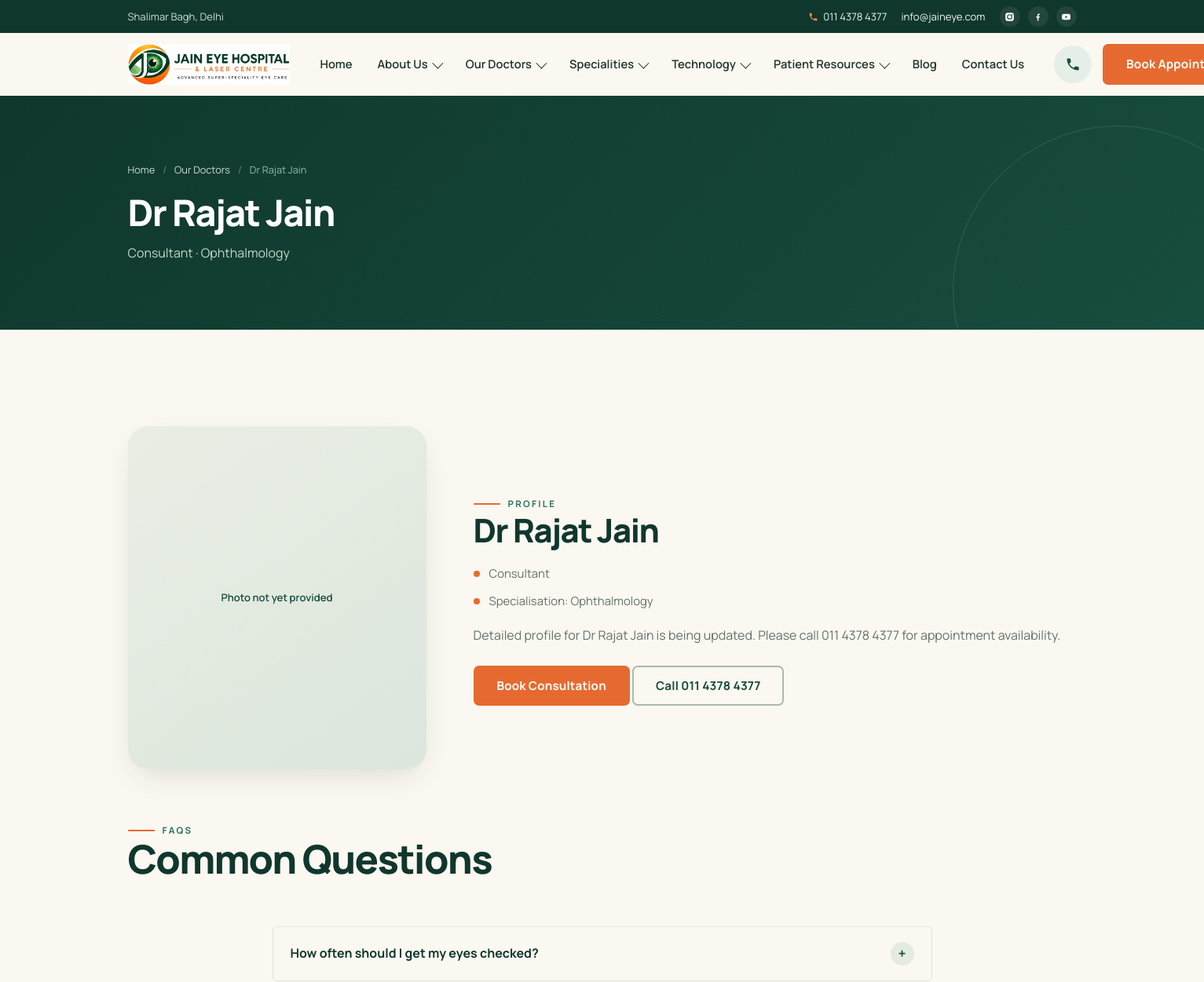
The app's page /doctors/dr-rajat-jain (upper part), older data.
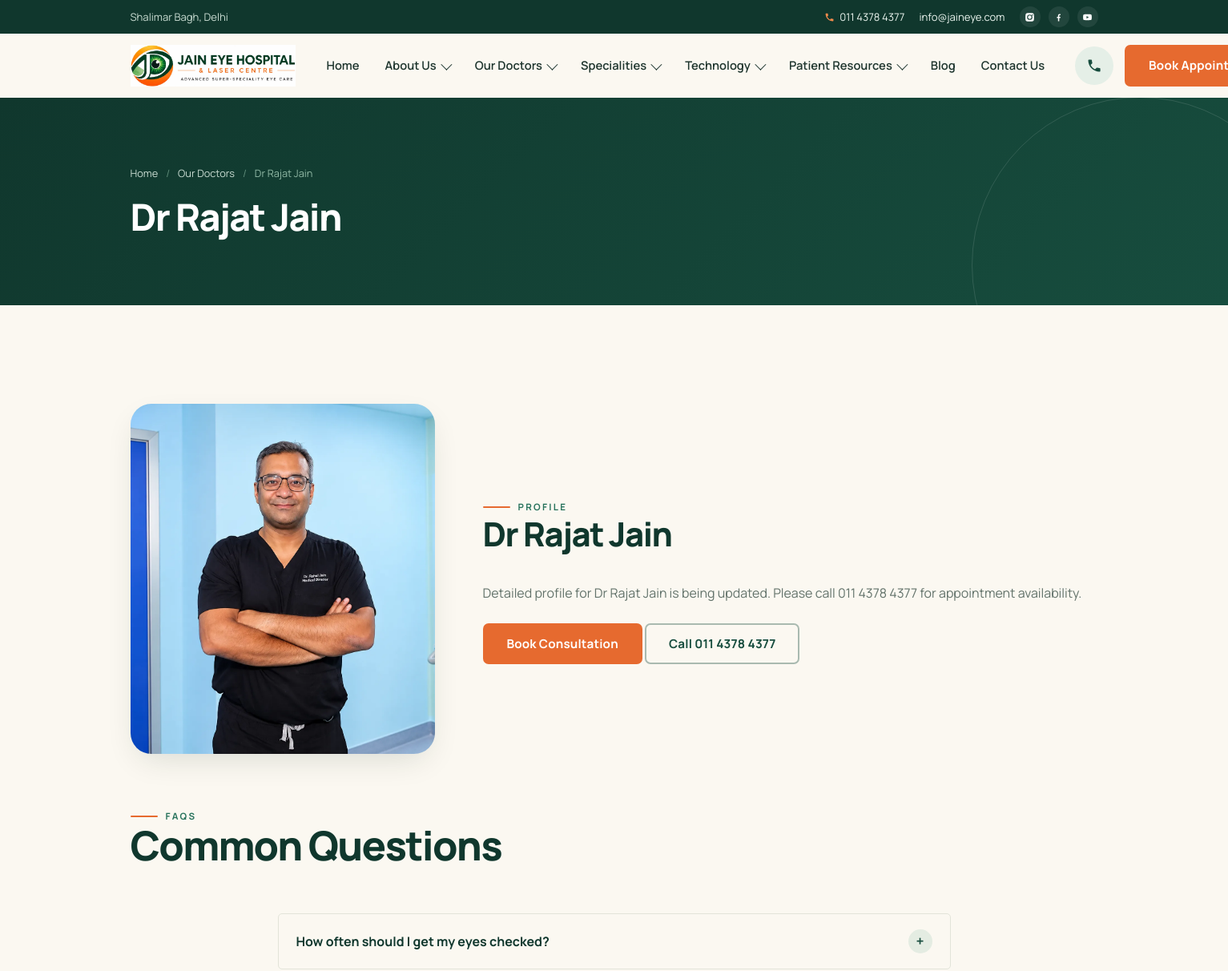
The same page, newer data.
### tables this page shows
CREATE TABLE doctors (
  id INT UNSIGNED AUTO_INCREMENT PRIMARY KEY,
  name VARCHAR(160) NOT NULL,
  slug VARCHAR(180) NOT NULL UNIQUE,
  designation VARCHAR(200) DEFAULT NULL,
  qualifications VARCHAR(255) DEFAULT NULL,
  specialisation VARCHAR(200) DEFAULT NULL,
  biography MEDIUMTEXT DEFAULT NULL,
  education MEDIUMTEXT DEFAULT NULL,
  expertise MEDIUMTEXT DEFAULT NULL,
  fellowships MEDIUMTEXT DEFAULT NULL,
  memberships MEDIUMTEXT DEFAULT NULL,
  awards_text MEDIUMTEXT DEFAULT NULL,
  photo VARCHAR(255) DEFAULT NULL,
  is_featured TINYINT(1) NOT NULL DEFAULT 0,
  status ENUM('draft','published') NOT NULL DEFAULT 'published',
  position INT NOT NULL DEFAULT 0,
  created_at TIMESTAMP DEFAULT CURRENT_TIMESTAMP,
  updated_at TIMESTAMP DEFAULT CURRENT_TIMESTAMP ON UPDATE CURRENT_TIMESTAMP
);

### includes/db.php (called while the page is built, shortened)
<?php
function db(): PDO
{
    static $pdo = null;
    if ($pdo instanceof PDO) {
        return $pdo;
    }
    $dsn = 'mysql:host=' . DB_HOST . ';dbname=' . DB_NAME . ';charset=' . DB_CHARSET;
    try {
        $pdo = new PDO($dsn, DB_USER, DB_PASS, [
            PDO::ATTR_ERRMODE            => PDO::ERRMODE_EXCEPTION,
            PDO::ATTR_DEFAULT_FETCH_MODE => PDO::FETCH_ASSOC,
            PDO::ATTR_EMULATE_PREPARES   => false,
        ]);
    } catch (PDOException $e) {
        error_log('DB connection failed: ' . $e->getMessage());
        http_response_code(503);
        exit('Service temporarily unavailable. Please try again later.');
    }
    return $pdo;
}
function db_all(string $sql, array $params = []): array
{
    $stmt = db()->prepare($sql);
    $stmt->execute($params);
    return $stmt->fetchAll();
}
function db_row(string $sql, array $params = []): ?array
{
    $stmt = db()->prepare($sql);
    $stmt->execute($params);
    $row = $stmt->fetch();
    return $row === false ? null : $row;
}

### pages/doctor.php (the view, shortened to what this page needs)
<?php
$doctor = db_row("SELECT * FROM doctors WHERE slug = ? AND status='published'", [$slug]);
$faqs = db_all("SELECT * FROM faqs WHERE is_active=1 ORDER BY position LIMIT 4");
require __DIR__ . '/../includes/header.php';
?>
<section class="page-hero">
  <div class="container">
    <nav class="breadcrumb" aria-label="Breadcrumb"><a href="<?= url('/') ?>">Home</a><span class="sep">/</span><a href="<?= url('doctors') ?>">Our Doctors</a><span class="sep">/</span><span><?= e($doctor['name']) ?></span></nav>
    <h1><?= e($doctor['name']) ?></h1>
    <?php if ($doctor['designation']): ?><p><?= e($doctor['designation']) ?><?= $doctor['specialisation'] ? ' · ' . e($doctor['specialisation']) : '' ?></p><?php endif; ?>
  </div>
</section>
<section class="section">
  <div class="container">
    <div class="profile-hero">
      <div class="profile-hero__photo reveal"><?= image_or_placeholder($doctor['photo'], '', 'Portrait of ' . $doctor['name'], false) ?></div>
      <div class="reveal">
        <span class="eyebrow">Profile</span>
        <h2><?= e($doctor['name']) ?></h2>
        <ul class="cred-list">
          <?php if ($doctor['designation']): ?><li><?= e($doctor['designation']) ?></li><?php endif; ?>
          <?php if ($doctor['specialisation']): ?><li>Specialisation: <?= e($doctor['specialisation']) ?></li><?php endif; ?>
        </ul>
        <?php if ($doctor['biography']): ?>
        <div class="prose"><?= nl2br(e($doctor['biography'])) ?></div>
        <?php else: ?>
        <p style="color:var(--grey)">Detailed profile for <?= e($doctor['name']) ?> is being updated. Please call <?= e(SITE_PHONE_1) ?> for appointment availability.</p>
        <?php endif; ?>
        <div class="btn-row" style="margin-top:24px">
          <a class="btn btn--primary" href="<?= url('book-appointment') ?>">Book Consultation</a>
          <a class="btn btn--outline" href="tel:+911143784377">Call <?= e(SITE_PHONE_1) ?></a>
        </div>
      </div>
    </div>
    <?php if ($faqs): ?>
    <div style="margin-top:60px">
      <div class="section-head"><span class="eyebrow">FAQs</span><h2>Common Questions</h2></div>
      <div class="faq">
        <?php foreach ($faqs as $faq): ?>
        <details><summary><?= e($faq['question']) ?><span class="plus">+</span></summary>
          <div class="faq__answer"><?= nl2br(e($faq['answer'])) ?></div></details>
        <?php endforeach; ?>
      </div>
    </div>
    <?php endif; ?>
  </div>
</section>
<?php require __DIR__ . '/../includes/footer.php'; ?>

### includes/functions.php (shortened to what this page needs)
<?php
function e(?string $value): string
{
    return htmlspecialchars((string)$value, ENT_QUOTES, 'UTF-8');
}
function url(string $path = ''): string
{
    $scriptDir = str_replace('\\', '/', dirname($_SERVER['SCRIPT_NAME'] ?? '/'));
    $base = rtrim($scriptDir, '/');
    return $base . '/' . ltrim($path, '/');
}
function image_or_placeholder(?string $path, string $class = '', string $alt = '', bool $lazy = true): string
{
    $path = trim((string)$path);
    if ($path === '') {
        $classAttr = $class !== '' ? ' class="' . e('image-placeholder ' . $class) . '"' : ' class="image-placeholder"';
        $label = $alt !== '' ? $alt . '. Photo not yet provided.' : 'Photo not yet provided.';
        return '<div' . $classAttr . ' role="img" aria-label="' . e($label) . '"><span aria-hidden="true">Photo not yet provided</span></div>';
    }
    $src = str_starts_with($path, 'assets/') ? url($path) : uploads_url($path);
    $loading = $lazy ? ' loading="lazy" decoding="async"' : ' fetchpriority="high"';
    return '<img src="' . e($src) . '" alt="' . e($alt) . '"' . ($class ? ' class="' . e($class) . '"' : '') . $loading . '>';
}

Row changes from the older to the newer data that the page shows:
changed doctors "Dr Rajat Jain": photo: picture added; designation "Consultant" → (not shown); specialisation "Ophthalmology" → (not shown)
Text that changed along with them:
text no longer shown: "· Photo not yet provided Specialisation:"
